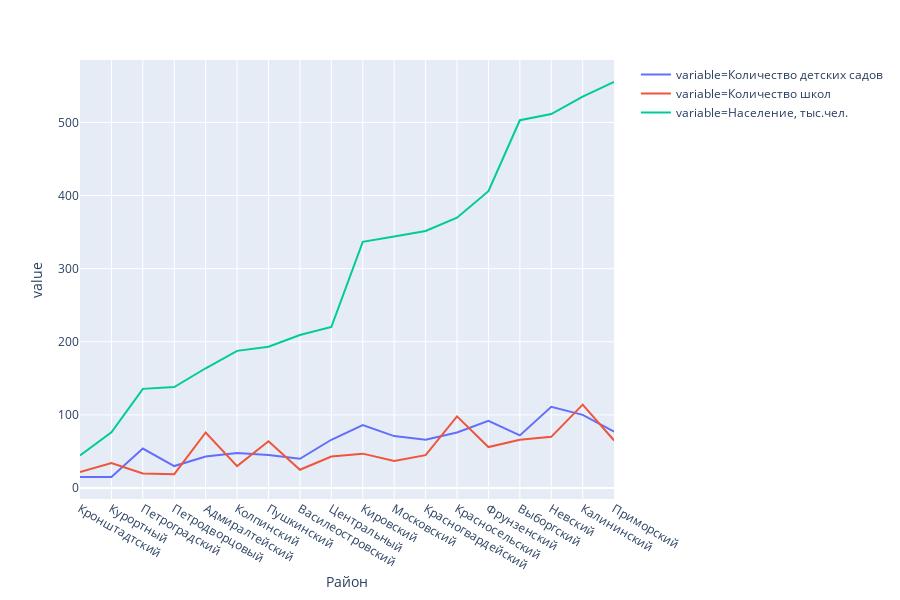

The notebook cell saved with this chart:
### Markdown cell above
#### Соотношение количества школ и детских садов с количеством населения

### Code cell
import plotly.express as px

viz_5 = df_4[['district', 'population', 'kindergarten_count', 'school_count']]
viz_5 = viz_5.sort_values(by=['population'])
viz_5['population'] = viz_5['population'] / 1000
viz_5.rename(columns={'school_count': 'Количество школ', 'district': 'Район',
                      'kindergarten_count': 'Количество детских садов', 'population': 'Население, тыс.чел.'}, inplace=True)

df_melt = viz_5.melt(id_vars='Район', value_vars=['Количество детских садов', 'Количество школ', 'Население, тыс.чел.'])

px.line(df_melt, x='Район' , y='value' , color='variable')

### Figure 1 — Plotly figure (JSON) as saved in the notebook; plotly's stock layout.template omitted (floating-point values rounded to 4 significant figures)
{"data": [{"hoverlabel": {"namelength": 0}, "hovertemplate": "variable=Количество детских садов<br>Район=%{x}<br>value=%{y}", "legendgroup": "variable=Количество детских садов", "line": {"color": "#636efa", "dash": "solid"}, "mode": "lines", "name": "variable=Количество детских садов", "showlegend": true, "type": "scatter", "x": ["Кронштадтский", "Курортный", "Петроградский", "Петродворцовый", "Адмиралтейский", "Колпинский", "Пушкинский", "Василеостровский", "Центральный", "Кировский", "Московский", "Красногвардейский", "Красносельский", "Фрунзенский", "Выборгский", "Невский", "Калининский", "Приморский"], "xaxis": "x", "y": [15, 15, 54, 30, 43, 48, 45, 40, 66, 86, 71, 66, 76, 92, 72, 111, 100, 77], "yaxis": "y"}, {"hoverlabel": {"namelength": 0}, "hovertemplate": "variable=Количество школ<br>Район=%{x}<br>value=%{y}", "legendgroup": "variable=Количество школ", "line": {"color": "#EF553B", "dash": "solid"}, "mode": "lines", "name": "variable=Количество школ", "showlegend": true, "type": "scatter", "x": ["Кронштадтский", "Курортный", "Петроградский", "Петродворцовый", "Адмиралтейский", "Колпинский", "Пушкинский", "Василеостровский", "Центральный", "Кировский", "Московский", "Красногвардейский", "Красносельский", "Фрунзенский", "Выборгский", "Невский", "Калининский", "Приморский"], "xaxis": "x", "y": [22, 34, 20, 19, 76, 30, 64, 25, 43, 47, 37, 45, 98, 56, 66, 70, 114, 65], "yaxis": "y"}, {"hoverlabel": {"namelength": 0}, "hovertemplate": "variable=Население, тыс.чел.<br>Район=%{x}<br>value=%{y}", "legendgroup": "variable=Население, тыс.чел.", "line": {"color": "#00cc96", "dash": "solid"}, "mode": "lines", "name": "variable=Население, тыс.чел.", "showlegend": true, "type": "scatter", "x": ["Кронштадтский", "Курортный", "Петроградский", "Петродворцовый", "Адмиралтейский", "Колпинский", "Пушкинский", "Василеостровский", "Центральный", "Кировский", "Московский", "Красногвардейский", "Красносельский", "Фрунзенский", "Выборгский", "Невский", "Калининский", "Приморский"], "xaxis": "x", "y": [44.48, 76.06, 135.6, 138.1, 163.8, 187.6, 193.2, 209.2, 220.2, 336.7, 343.9, 351.6, 369.8, 406.0, 503.0, 511.5, 535.4, 555.4], "yaxis": "y"}], "layout": {"height": 600, "legend": {"tracegroupgap": 0}, "margin": {"t": 60}, "xaxis": {"anchor": "y", "domain": [0, 0.98], "title": {"text": "Район"}}, "yaxis": {"anchor": "x", "domain": [0, 1], "title": {"text": "value"}}}}
